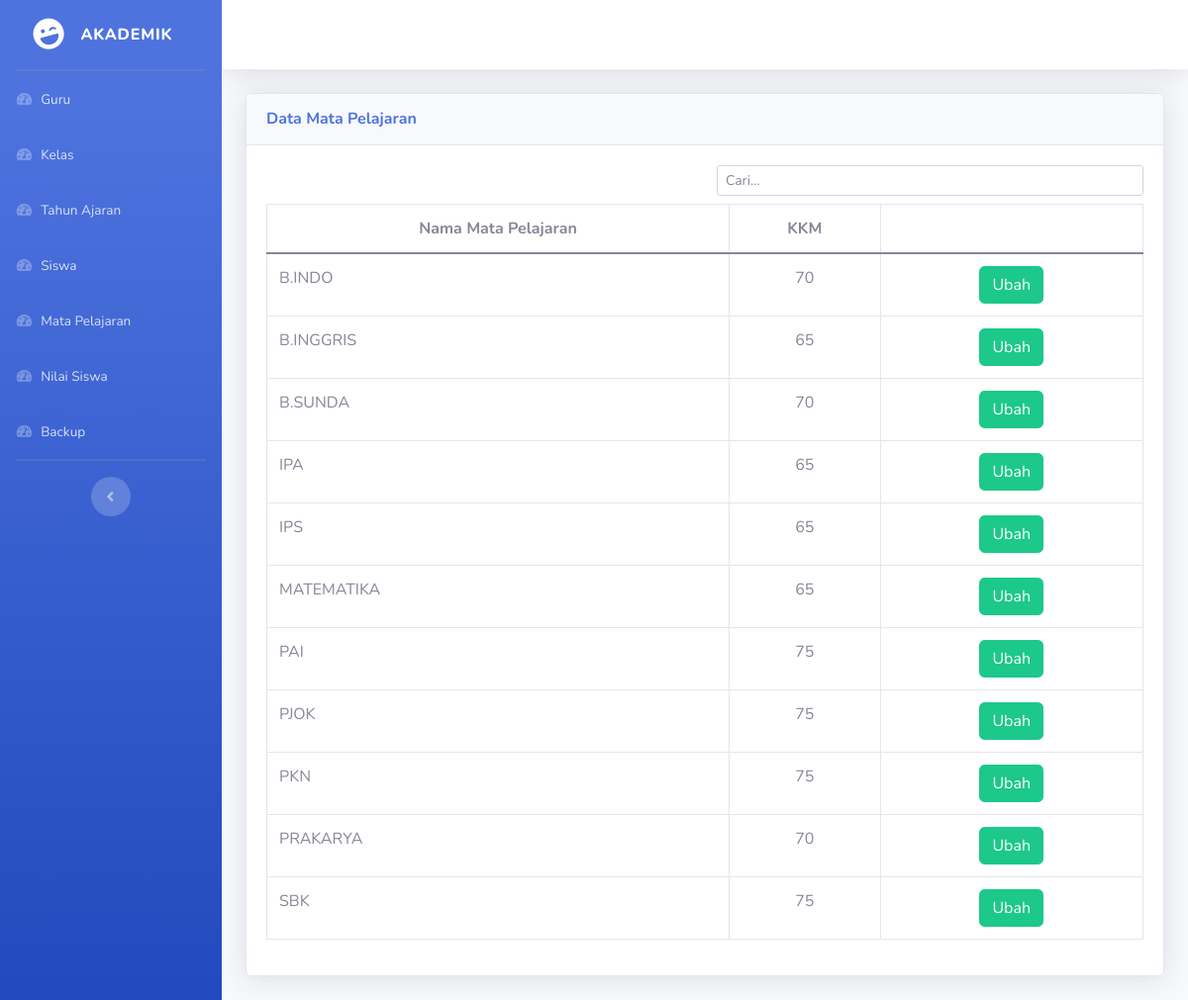
The page /mata_pelajaran.php on the database as committed earlier.
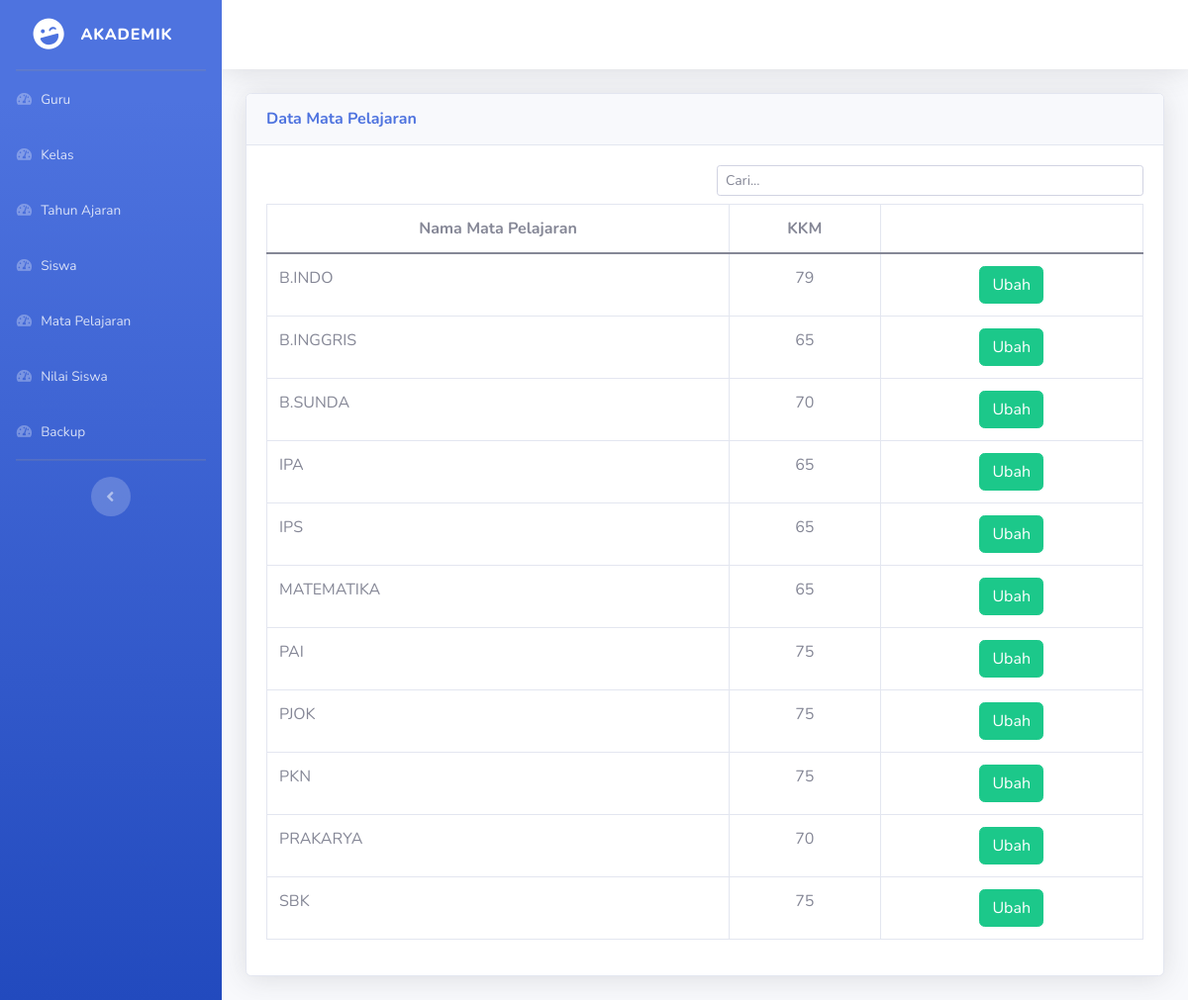
The same page on the database as committed later.
### tables this page shows
CREATE TABLE `mata_pelajaran` (
  `nama_mapel` varchar(191) NOT NULL,
  `kkm_mapel` int(11) NOT NULL,
  PRIMARY KEY (`nama_mapel`)
);

### mata_pelajaran.php (the view, shortened to what this page needs)
<?php include_once 'views/nav.php'; ?>
<div id="content-wrapper" class="d-flex flex-column">
  <div id="content">
    <nav class="navbar navbar-expand navbar-light bg-white topbar mb-4 static-top shadow">
    </nav>
    <div class="container-fluid">
      <div class="card shadow mb-4">
        <div class="card-header py-3">
          <h6 class="m-0 font-weight-bold text-primary">
            Data Mata Pelajaran
          </h6>
        </div>
        <div class="card-body">
          <div class="table-responsive">
            <div class="row">
              <div class="com-sm-12 col-md-6"></div>
              <div class="com-sm-12 col-md-6 mb-2">
                <div id="dataTables_filter" class="dataTables_filter">
                  <form action="<?= htmlspecialchars($_SERVER['PHP_SELF']) ?>" method="get">
                    <input type="search" name="cari" class="form-control form-control-sm" placeholder="Cari..." />
                  </form>
                </div>
              </div>
            </div>
            <table class="table table-bordered" id="dataTable" width="100%" cellspacing="0">
              <thead>
                <tr>
                  <th class="text-center">Nama Mata Pelajaran</th>
                  <th class="text-center">KKM</th>
                  <th class="text-center"></th>
                </tr>
              </thead>
              <tbody>
              <tbody>
                <?php
                $conn = connect_to_database();
                if (isset($_GET['cari']) && $_GET['cari'] !== "") {
                  $cari = $_GET["cari"];
                  $stmt = $conn->prepare(
                    "SELECT * FROM mata_pelajaran
                    WHERE (nama_mapel LIKE concat('%',?,'%')) OR (kkm_mapel LIKE concat('%',?,'%'))"
                  );
                  $stmt->bind_param("ss", $cari, $cari);
                  $stmt->execute();
                  $result = $stmt->get_result()->fetch_all(MYSQLI_ASSOC);
                  $stmt->close();
                } else {
                  $stmt = $conn->prepare(
                    "SELECT * FROM mata_pelajaran"
                  );
                  $stmt->execute();
                  $result = $stmt->get_result()->fetch_all(MYSQLI_ASSOC);
                }
                foreach ($result as $row) :
                ?>
                  <tr>
                    <td><?= $row['nama_mapel'] ?></td>
                    <td class="text-center"><?= $row['kkm_mapel'] ?></td>
                    <td class="text-center" style="width: 30%">
                      <a class="btn btn-success" href="update_mata_pelajaran.php?nama_mapel=<?= $row['nama_mapel'] ?>">Ubah</a>
                    </td>
                  </tr>
                <?php endforeach; ?>
              </tbody>
            </table>
          </div>
        </div>
      </div>
    </div>
  </div>
</div>
</div>
<?php include_once 'views/footer.php'; ?>

Rows that differ between the two databases and show on the page:
changed mata_pelajaran "B.INDO": kkm_mapel "70" → "79"
